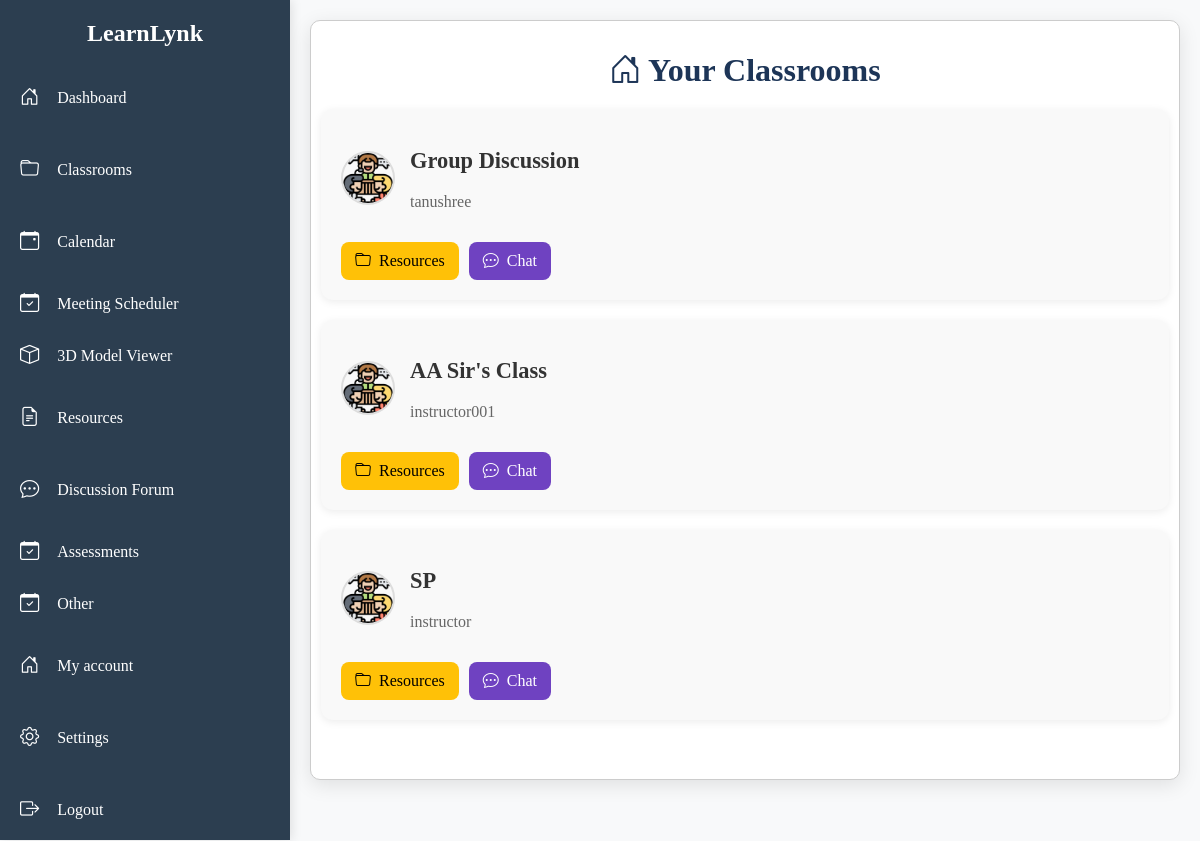
The app's page /classroom/ (signed in), older data.
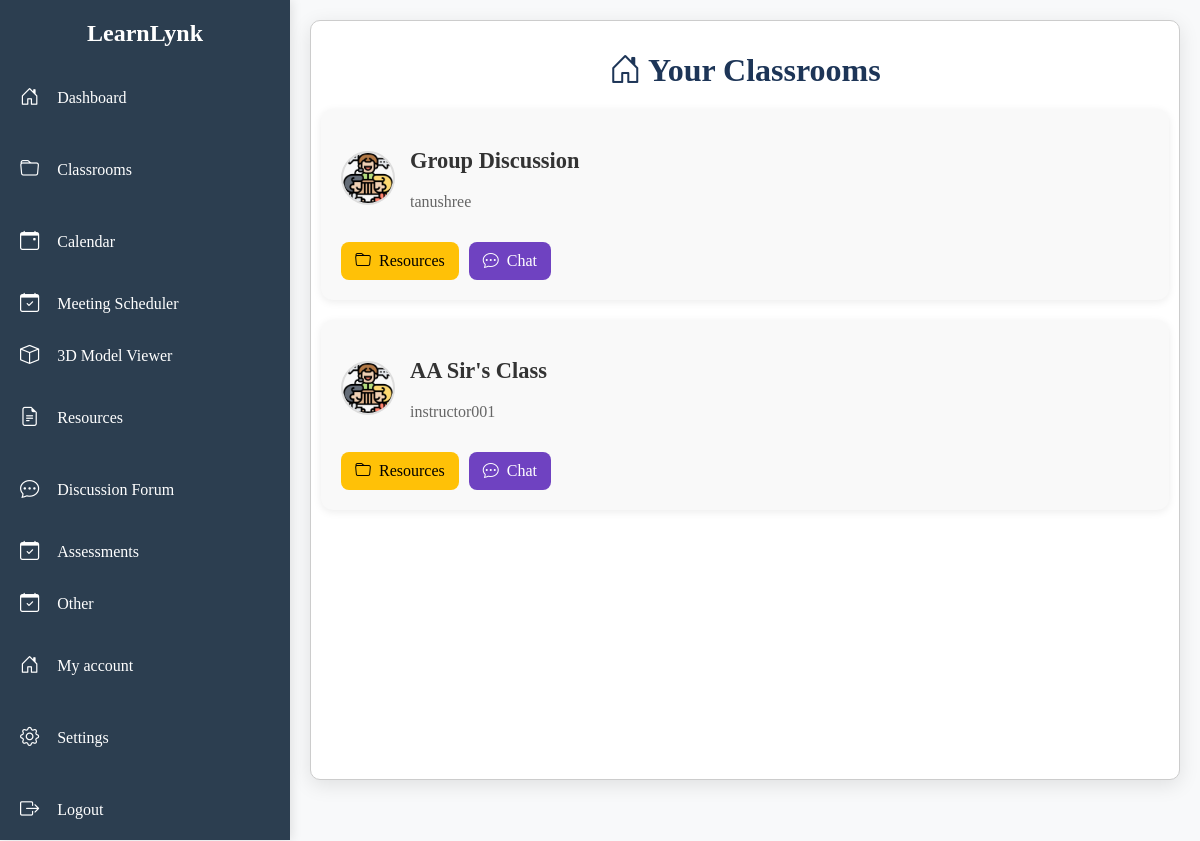
The same page, newer data.
### classroom/models.py (models this page shows, shortened)
class Classroom(models.Model):
    title = models.CharField(max_length=100)
    description = models.TextField(blank=True)
    instructor = models.ForeignKey(User, on_delete=models.CASCADE, limit_choices_to={'role': 'Instructor'})
    students = models.ManyToManyField(User, related_name='classrooms', limit_choices_to={'role': 'Student'})
    created_at = models.DateTimeField(auto_now_add=True)

### dashboard/models.py (models this page shows, shortened)
class CustomUser(AbstractUser):
    ROLE_CHOICES = [
        ('Admin', 'Admin'),
        ('Instructor', 'Instructor'),
        ('Student', 'Student'),
    ]
    role = models.CharField(max_length=20, choices=ROLE_CHOICES, default='Student')
    institution = models.ForeignKey(Institution, on_delete=models.CASCADE, null=True, blank=True)
    session_year = models.CharField(max_length=10, blank=True, null=True)
    semester = models.CharField(max_length=10, blank=True, null=True)
    student_class = models.CharField(max_length=100, blank=True, null=True)
    course = models.CharField(max_length=100, blank=True, null=True)
    student_id = models.CharField(max_length=20, blank=True, null=True)
    faculty = models.CharField(max_length=100, blank=True, null=True)
    position = models.CharField(max_length=100, blank=True, null=True)
    profile_image = models.ImageField(upload_to="profile_images/", default="default.jpg")

### classroom/views.py (the view)
# urls.py: path('', views.classroom_list, name='classroom_list'),
@login_required
def classroom_list(request):
    user = request.user
    if user.role == "Admin":
        classrooms = Classroom.objects.filter(instructor__institution=user.institution)
    elif user.role == "Instructor":
        classrooms = Classroom.objects.filter(instructor=user, instructor__institution=user.institution)
    elif user.role == "Student":
        classrooms = Classroom.objects.filter(students=user, instructor__institution=user.institution)
    else:
        classrooms = Classroom.objects.none()
    return render(request, 'classroom/classroom_list.html', {'classrooms': classrooms})

### dashboard/context_processors.py (called while the page is built)
def user_preferences(request):
    if request.user.is_authenticated:
        try:
            prefs = UserPreference.objects.get(user=request.user)
            return {
                'user_theme': prefs.theme,
                'user_font_size': prefs.font_size,
                'user_font_style': prefs.font_style,
            }
        except UserPreference.DoesNotExist:
            pass
    return {}

### virtual_classroom/routers.py (called while the page is built)
    @staticmethod
    def set_tenant_db(database_name):
        _db_context.tenant_db = database_name

### classroom/templates/classroom/classroom_list.html (shortened to what this page needs)
{% extends 'base.html' %}
{% block content %}
<link rel="stylesheet" href="/static/css/classroom1.css">
<div class="classroom-container">
    <h1 class="title"><i class="bi bi-house-door"></i> Your Classrooms</h1>
    <div class="classroom-list">
        {% for classroom in classrooms %}
            <div class="classroom-card">
                <div class="classroom-header">
                    <img src="/static/images/meeting.png" alt="Instructor" class="avatar">
                    <div class="classroom-info">
                        <h2 class="classroom-title">{{ classroom.title }}</h2>
                        <p class="instructor-name">{{ classroom.instructor.username }}</p>
                    </div>
                </div>
                <div class="classroom-actions">
                    <a href="{% url 'manage_resources' classroom.id %}" class="btn btn-resources">
                        <i class="bi bi-folder"></i> Resources
                    </a>
                    <a href="{% url 'chatroom:chatroom_view' classroom.id %}" class="btn btn-chat">
                        <i class="bi bi-chat-dots"></i> Chat
                    </a>
                </div>
            </div>
        {% endfor %}
    </div>
</div>
{% endblock %}

Row changes from the older to the newer data that the page shows:
removed Classroom: title "SP", instructor.username "instructor"
